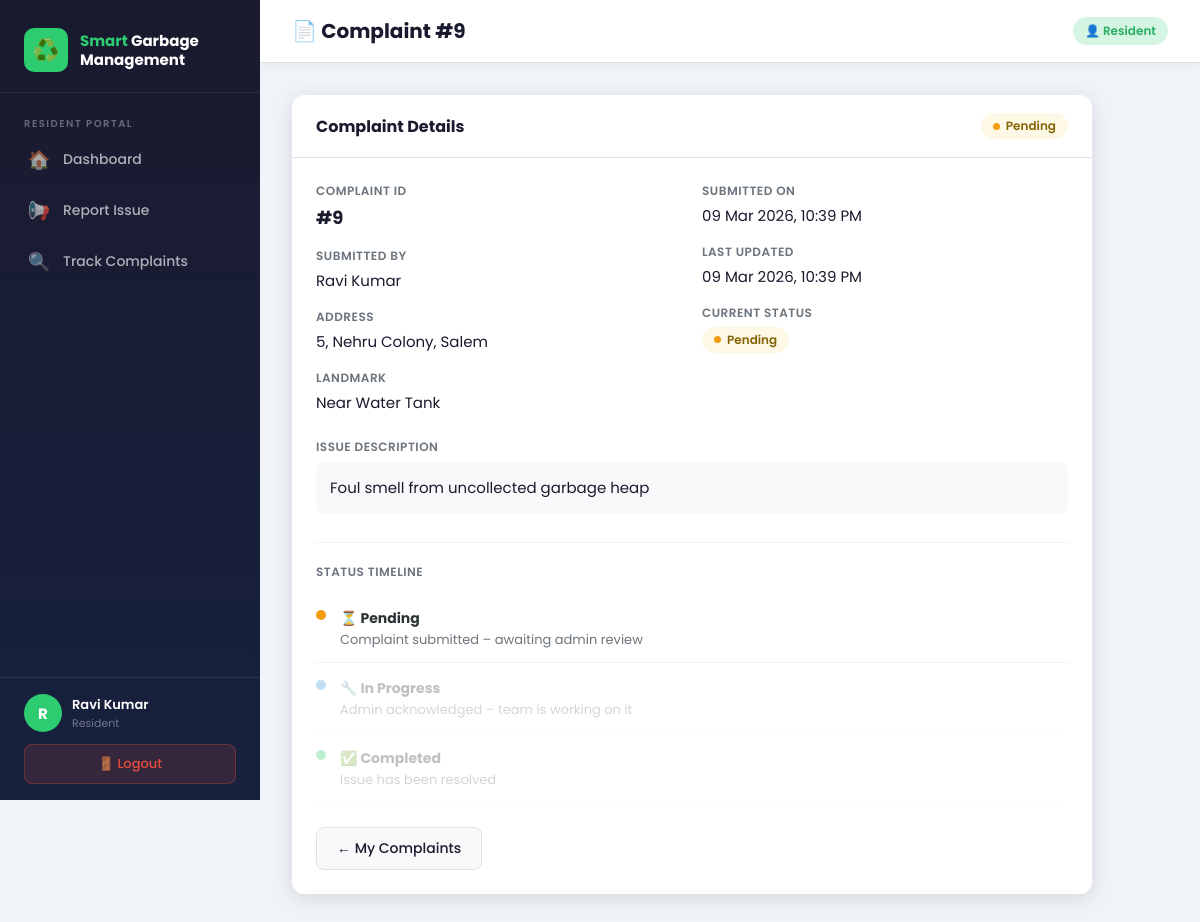
The app's page /complaint/9/ (signed in) with its own data.
### core/models.py (models this page shows, shortened)
class UserProfile(models.Model):
    ROLE_CHOICES = [('admin', 'Admin'), ('user', 'Resident')]
    user = models.OneToOneField(User, on_delete=models.CASCADE, related_name='profile')
    role = models.CharField(max_length=10, choices=ROLE_CHOICES, default='user')
    phone = models.CharField(max_length=15, blank=True)
    address = models.TextField(blank=True)
    def is_admin(self):
        return self.role == 'admin'

class Complaint(models.Model):
    STATUS_CHOICES = [
        ('Pending', 'Pending'),
        ('In Progress', 'In Progress'),
        ('Completed', 'Completed'),
    ]
    user = models.ForeignKey(User, on_delete=models.CASCADE, related_name='complaints')
    address = models.CharField(max_length=300)
    landmark = models.CharField(max_length=200)
    description = models.TextField()
    status = models.CharField(max_length=20, choices=STATUS_CHOICES, default='Pending')
    image = models.ImageField(upload_to='complaints/', blank=True, null=True)
    created_at = models.DateTimeField(auto_now_add=True)
    updated_at = models.DateTimeField(auto_now=True)
    admin_remark = models.TextField(blank=True)
    class Meta:
        ordering = ['-created_at']

### core/views.py (the view)
# urls.py: path('complaint/<int:pk>/',     views.complaint_detail,   name='complaint_detail'),
@login_required
def complaint_detail(request, pk):
    complaint = get_object_or_404(Complaint, pk=pk)
    if not _is_admin(request.user) and complaint.user != request.user:
        messages.error(request, 'Access denied.')
        return redirect('track_complaints')
    return render(request, 'core/complaint_detail.html', {'complaint': complaint})

### core/views.py (called while the page is built)
def _is_admin(user):
    try:
        return user.profile.is_admin()
    except UserProfile.DoesNotExist:
        return False

### core/templates/core/complaint_detail.html (shortened to what this page needs)
{% extends 'core/base.html' %}
{% block page_title %}📄 Complaint #{{ complaint.id }}{% endblock %}
{% block content %}
<div style="max-width:800px;">
  <div class="card">
    <div class="card-header">
      <h3>Complaint Details</h3>
      <span class="status-badge status-{{ complaint.status|cut:' ' }}">{{ complaint.status }}</span>
    </div>
    <div class="card-body">
      <div class="detail-grid">
        <div>
          <div class="detail-item">
            <div class="detail-label">Complaint ID</div>
            <div class="detail-value" style="font-size:18px;font-weight:700;">#{{ complaint.id }}</div>
          </div>
          <div class="detail-item">
            <div class="detail-label">Submitted By</div>
            <div class="detail-value">{{ complaint.user.get_full_name|default:complaint.user.username }}</div>
          </div>
          <div class="detail-item">
            <div class="detail-label">Address</div>
            <div class="detail-value">{{ complaint.address }}</div>
          </div>
          <div class="detail-item">
            <div class="detail-label">Landmark</div>
            <div class="detail-value">{{ complaint.landmark|default:"Not specified" }}</div>
          </div>
        </div>
        <div>
          <div class="detail-item">
            <div class="detail-label">Submitted On</div>
            <div class="detail-value">{{ complaint.created_at|date:"d M Y, h:i A" }}</div>
          </div>
          <div class="detail-item">
            <div class="detail-label">Last Updated</div>
            <div class="detail-value">{{ complaint.updated_at|date:"d M Y, h:i A" }}</div>
          </div>
          <div class="detail-item">
            <div class="detail-label">Current Status</div>
            <div class="detail-value">
              <span class="status-badge status-{{ complaint.status|cut:' ' }}">{{ complaint.status }}</span>
            </div>
          </div>
        </div>
      </div>
      <div class="detail-item" style="margin-top:8px;">
        <div class="detail-label">Issue Description</div>
        <div class="detail-value" style="background:#f8f9fa;padding:14px;border-radius:8px;line-height:1.6;margin-top:6px;">
          {{ complaint.description }}
        </div>
      </div>
      <div style="margin-top:28px;padding-top:20px;border-top:1px solid #f1f3f4;">
        <div class="detail-label" style="margin-bottom:12px;">Status Timeline</div>
        <ul class="timeline">
          <li class="timeline-item">
            <div class="timeline-dot orange"></div>
            <div>
              <strong style="font-size:14px;">⏳ Pending</strong>
              <div style="font-size:13px;color:#6c757d;">Complaint submitted – awaiting admin review</div>
            </div>
          </li>
          <li class="timeline-item" {% if complaint.status == 'Pending' %}style="opacity:0.3;"{% endif %}>
            <div class="timeline-dot blue"></div>
            <div>
              <strong style="font-size:14px;">🔧 In Progress</strong>
              <div style="font-size:13px;color:#6c757d;">Admin acknowledged – team is working on it</div>
            </div>
          </li>
          <li class="timeline-item" {% if complaint.status != 'Completed' %}style="opacity:0.3;"{% endif %}>
            <div class="timeline-dot green"></div>
            <div>
              <strong style="font-size:14px;">✅ Completed</strong>
              <div style="font-size:13px;color:#6c757d;">Issue has been resolved</div>
            </div>
          </li>
        </ul>
      </div>
      <div style="margin-top:24px;display:flex;gap:12px;">
        {% if user.profile.role == 'admin' %}
          <a href="{% url 'update_complaint' complaint.pk %}" class="btn btn-warning">✏️ Update Status</a>
          <a href="{% url 'manage_complaints' %}" class="btn btn-secondary">← Back to All</a>
        {% else %}
          <a href="{% url 'track_complaints' %}" class="btn btn-secondary">← My Complaints</a>
        {% endif %}
      </div>
    </div>
  </div>
</div>
{% endblock %}

### core/templates/core/base.html (shortened to what this page needs)
{% load static %}
<!DOCTYPE html>
<html lang="en">
<head>
  <link rel="stylesheet" href="{% static 'core/css/style.css' %}">
</head>
<body>
{% if user.is_authenticated %}
<div class="wrapper">
  <aside class="sidebar" id="sidebar">
    <div class="sidebar-brand">
      <div class="logo-icon">♻️</div>
      <div><h2><span>Smart</span> Garbage<br>Management</h2></div>
    </div>
    <nav class="sidebar-nav">
      {% if user.profile.role == 'admin' %}
        <span class="nav-label">Admin Panel</span>
        <a href="{% url 'admin_dashboard' %}" class="nav-item"><span class="nav-icon">📊</span> Dashboard</a>
        <a href="{% url 'manage_complaints' %}" class="nav-item"><span class="nav-icon">📋</span> Manage Complaints</a>
      {% else %}
        <span class="nav-label">Resident Portal</span>
        <a href="{% url 'user_dashboard' %}" class="nav-item"><span class="nav-icon">🏠</span> Dashboard</a>
        <a href="{% url 'report_complaint' %}" class="nav-item"><span class="nav-icon">📢</span> Report Issue</a>
        <a href="{% url 'track_complaints' %}" class="nav-item"><span class="nav-icon">🔍</span> Track Complaints</a>
      {% endif %}
    </nav>
    <div class="sidebar-footer">
      <div class="user-info">
        <div class="user-avatar">{{ user.first_name.0|upper|default:user.username.0|upper }}</div>
        <div>
          <div class="user-name">{{ user.get_full_name|default:user.username }}</div>
          <div class="user-role">{{ user.profile.get_role_display|default:"Resident" }}</div>
        </div>
      </div>
      <a href="{% url 'logout' %}" class="btn-logout">🚪 Logout</a>
    </div>
  </aside>
  <div class="main-content">
    <header class="topbar">
      <div style="display:flex;align-items:center;gap:14px;">
        <h1 class="topbar-title">{% block page_title %}Dashboard{% endblock %}</h1>
      </div>
      <div class="topbar-right">
        {% if user.profile.role == 'admin' %}
          <span class="badge-role admin">🛡️ Admin</span>
        {% else %}
          <span class="badge-role">👤 Resident</span>
        {% endif %}
      </div>
    </header>
    <main class="page-body">
      {% block content %}{% endblock %}
    </main>
  </div>
</div>
{% endif %}
</body>
</html>

### records on screen
Complaint: id "9", status "Pending", user.get_full_name "Ravi Kumar", address "5, Nehru Colony, Salem", landmark "Near Water Tank", created_at "09 Mar 2026, 10:39 PM", updated_at "09 Mar 2026, 10:39 PM", description "Foul smell from uncollected garbage heap"

### other values on screen
{{ user.first_name.0|upper|default:user.username.0|upper }} "R"
{{ user.get_full_name|default:user.username }} "Ravi Kumar"
{{ user.profile.get_role_display|default:"Resident" }} "Resident"
